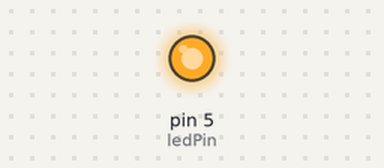
The sketch below on a simulated Arduino Uno, built with avr-gcc and run on an emulated ATmega328P. Shown: output pins drawn as LEDs (lit = HIGH).

Above: at 0.2 s.
At 14.7 s:
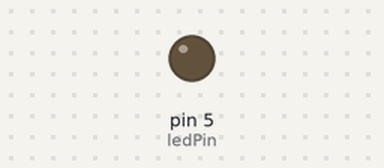
Timing chart, 0 to 15.6 s (numbered marks = the images above):
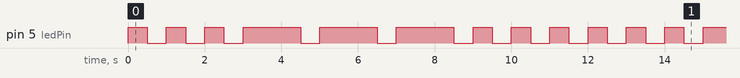

The sketch:

SOSblink1.ino
```cpp
/* Created on 2022
 *  Last modification: 21st April 2022
 */
const int ledPin = 5;           // LED connected to pin number 5

void setup() {
  pinMode(ledPin, OUTPUT);
}

void loop() {
  //S -> ... (3 dots)
  digitalWrite(ledPin, HIGH);    // turn the LED on (HIGH is the voltage level)
  delay(500);       // wait for 0.5 seconds
  digitalWrite(ledPin, LOW);    // turn the LED off by making the voltage LOW
  delay(500);      // wait for 0.5 seconds
  digitalWrite(ledPin, HIGH);
  delay(500);
  digitalWrite(ledPin, LOW);
  delay(500);
  digitalWrite(ledPin, HIGH);
  delay(500);
  digitalWrite(ledPin, LOW);
  delay(500);
  //O -> --- (3 dashes)
  digitalWrite(ledPin, HIGH);
  delay(1500);
  digitalWrite(ledPin, LOW);
  delay(500);
  digitalWrite(ledPin, HIGH);
  delay(1500);
  digitalWrite(ledPin, LOW);
  delay(500);
  digitalWrite(ledPin, HIGH);
  delay(1500);
  digitalWrite(ledPin, LOW);
  delay(500);
  //S -> ... (3 dots)
  digitalWrite(ledPin, HIGH);
  delay(500);
  digitalWrite(ledPin, LOW);
  delay(500);
  digitalWrite(ledPin, HIGH);
  delay(500);
  digitalWrite(ledPin, LOW);
  delay(500);
  digitalWrite(ledPin, HIGH);
  delay(500);
  digitalWrite(ledPin, LOW);
  delay(500);
  }
```

Measured:
- by itself, pin 5 (ledPin): repeats every 12.0 s: 2 × (LOW 0.50 s, HIGH 0.50 s), 3 × (LOW 0.50 s, HIGH 1.5 s), 4 × (LOW 0.50 s, HIGH 0.50 s)
- by itself, everything shown: repeats every 12.0 s, in 18 steps
